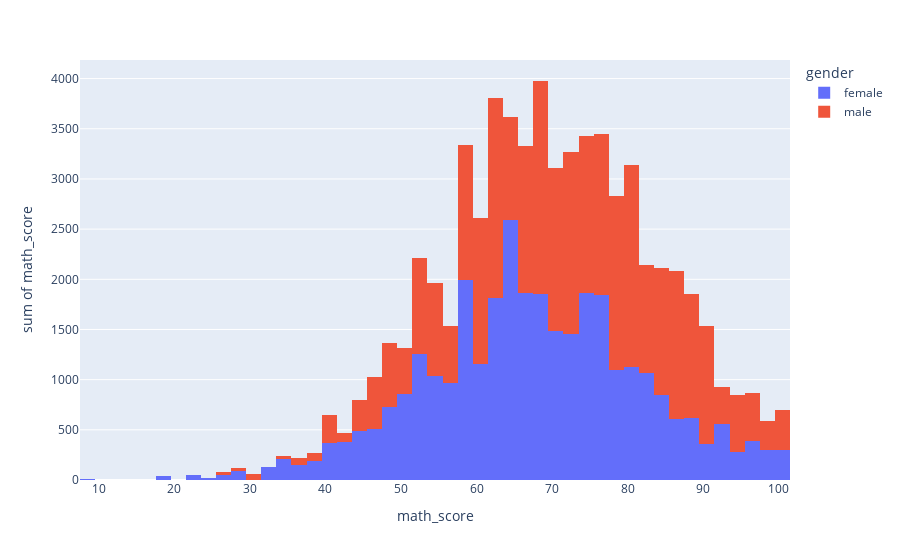

Notebook cell for this chart:
### Code cell
fig = px.histogram(df, x="math_score", y="math_score", color="gender")
fig.show()

### Figure 1 — Plotly figure (JSON) as saved in the notebook; plotly's stock layout.template omitted (floating-point values rounded to 4 significant figures; data arrays with more than 128 entries replaced by an {"elided": "..."} marker saying what was removed)
{"data": [{"alignmentgroup": "True", "bingroup": "x", "histfunc": "sum", "hovertemplate": "gender=female<br>math_score=%{x}<br>sum of math_score=%{y}<extra></extra>", "legendgroup": "female", "marker": {"color": "#636efa", "pattern": {"shape": ""}}, "name": "female", "offsetgroup": "female", "orientation": "v", "showlegend": true, "type": "histogram", "x": {"elided": "518 int values"}, "xaxis": "x", "y": {"elided": "518 int values"}, "yaxis": "y"}, {"alignmentgroup": "True", "bingroup": "x", "histfunc": "sum", "hovertemplate": "gender=male<br>math_score=%{x}<br>sum of math_score=%{y}<extra></extra>", "legendgroup": "male", "marker": {"color": "#EF553B", "pattern": {"shape": ""}}, "name": "male", "offsetgroup": "male", "orientation": "v", "showlegend": true, "type": "histogram", "x": {"elided": "482 int values"}, "xaxis": "x", "y": {"elided": "482 int values"}, "yaxis": "y"}], "layout": {"barmode": "relative", "legend": {"title": {"text": "gender"}, "tracegroupgap": 0}, "margin": {"t": 60}, "xaxis": {"anchor": "y", "domain": [0, 1], "title": {"text": "math_score"}}, "yaxis": {"anchor": "x", "domain": [0, 1], "title": {"text": "sum of math_score"}}}}
